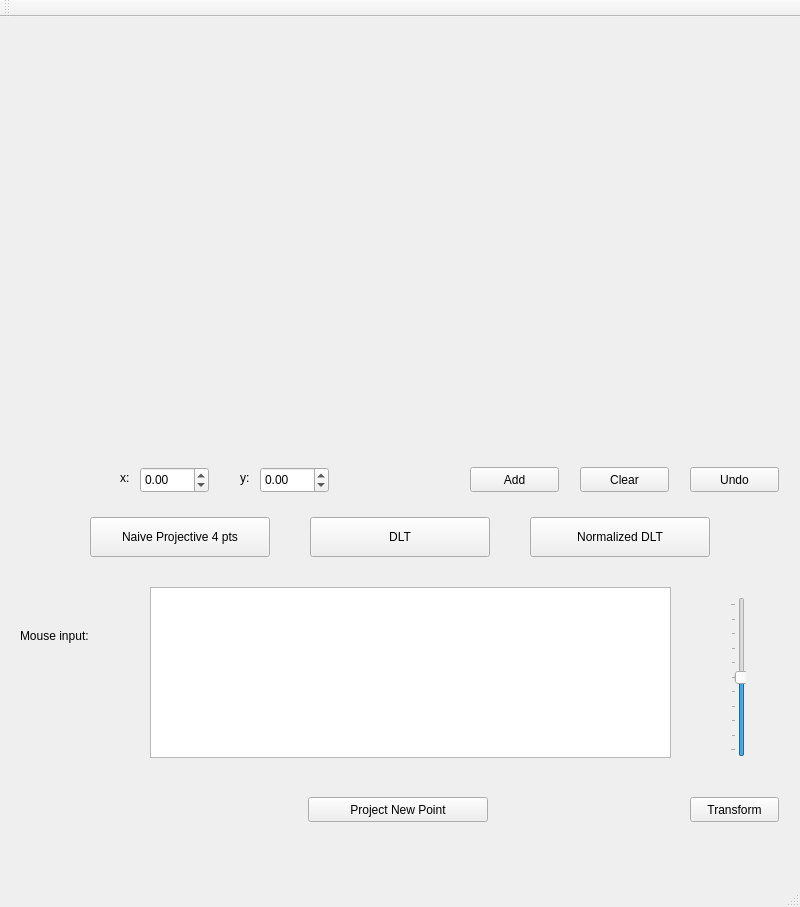
<?xml version="1.0" encoding="UTF-8"?>
<ui version="4.0">
 <class>MainWindow</class>
 <widget class="QMainWindow" name="MainWindow">
  <property name="geometry">
   <rect>
    <x>0</x>
    <y>0</y>
    <width>800</width>
    <height>907</height>
   </rect>
  </property>
  <property name="windowTitle">
   <string>DLT</string>
  </property>
  <property name="autoFillBackground">
   <bool>true</bool>
  </property>
  <widget class="QWidget" name="centralWidget">
   <widget class="QCustomPlot" name="plot" native="true">
    <property name="geometry">
     <rect>
      <x>0</x>
      <y>0</y>
      <width>801</width>
      <height>441</height>
     </rect>
    </property>
   </widget>
   <widget class="QPushButton" name="btAdd">
    <property name="geometry">
     <rect>
      <x>470</x>
      <y>450</y>
      <width>89</width>
      <height>25</height>
     </rect>
    </property>
    <property name="text">
     <string>Add</string>
    </property>
   </widget>
   <widget class="QDoubleSpinBox" name="dsX">
    <property name="geometry">
     <rect>
      <x>140</x>
      <y>450</y>
      <width>69</width>
      <height>26</height>
     </rect>
    </property>
    <property name="minimum">
     <double>-10.000000000000000</double>
    </property>
    <property name="maximum">
     <double>10.000000000000000</double>
    </property>
   </widget>
   <widget class="QDoubleSpinBox" name="dsY">
    <property name="geometry">
     <rect>
      <x>260</x>
      <y>450</y>
      <width>69</width>
      <height>26</height>
     </rect>
    </property>
    <property name="minimum">
     <double>-10.000000000000000</double>
    </property>
    <property name="maximum">
     <double>10.000000000000000</double>
    </property>
   </widget>
   <widget class="QPushButton" name="btClear">
    <property name="geometry">
     <rect>
      <x>580</x>
      <y>450</y>
      <width>89</width>
      <height>25</height>
     </rect>
    </property>
    <property name="text">
     <string>Clear</string>
    </property>
   </widget>
   <widget class="QLabel" name="label">
    <property name="geometry">
     <rect>
      <x>120</x>
      <y>450</y>
      <width>21</width>
      <height>21</height>
     </rect>
    </property>
    <property name="text">
     <string>x:</string>
    </property>
   </widget>
   <widget class="QLabel" name="label_2">
    <property name="geometry">
     <rect>
      <x>240</x>
      <y>450</y>
      <width>16</width>
      <height>21</height>
     </rect>
    </property>
    <property name="text">
     <string>y:</string>
    </property>
   </widget>
   <widget class="QPushButton" name="btNaive">
    <property name="geometry">
     <rect>
      <x>90</x>
      <y>500</y>
      <width>180</width>
      <height>40</height>
     </rect>
    </property>
    <property name="text">
     <string>Naive Projective 4 pts</string>
    </property>
   </widget>
   <widget class="QPlainTextEdit" name="ptOut">
    <property name="geometry">
     <rect>
      <x>150</x>
      <y>570</y>
      <width>521</width>
      <height>171</height>
     </rect>
    </property>
    <property name="readOnly">
     <bool>true</bool>
    </property>
   </widget>
   <widget class="QLabel" name="lbOut">
    <property name="geometry">
     <rect>
      <x>200</x>
      <y>550</y>
      <width>391</width>
      <height>20</height>
     </rect>
    </property>
    <property name="text">
     <string/>
    </property>
   </widget>
   <widget class="QPushButton" name="btDLT">
    <property name="geometry">
     <rect>
      <x>310</x>
      <y>500</y>
      <width>180</width>
      <height>40</height>
     </rect>
    </property>
    <property name="text">
     <string>DLT</string>
    </property>
   </widget>
   <widget class="QPushButton" name="btNormalizedDLT">
    <property name="geometry">
     <rect>
      <x>530</x>
      <y>500</y>
      <width>180</width>
      <height>40</height>
     </rect>
    </property>
    <property name="text">
     <string>Normalized DLT</string>
    </property>
   </widget>
   <widget class="QLabel" name="lbInX">
    <property name="geometry">
     <rect>
      <x>20</x>
      <y>640</y>
      <width>91</width>
      <height>17</height>
     </rect>
    </property>
    <property name="text">
     <string/>
    </property>
   </widget>
   <widget class="QLabel" name="lbInY">
    <property name="geometry">
     <rect>
      <x>20</x>
      <y>670</y>
      <width>91</width>
      <height>17</height>
     </rect>
    </property>
    <property name="text">
     <string/>
    </property>
   </widget>
   <widget class="QLabel" name="label_3">
    <property name="geometry">
     <rect>
      <x>20</x>
      <y>610</y>
      <width>91</width>
      <height>17</height>
     </rect>
    </property>
    <property name="text">
     <string>Mouse input:</string>
    </property>
   </widget>
   <widget class="QSlider" name="vsScale">
    <property name="geometry">
     <rect>
      <x>730</x>
      <y>580</y>
      <width>16</width>
      <height>160</height>
     </rect>
    </property>
    <property name="maximum">
     <number>10</number>
    </property>
    <property name="singleStep">
     <number>1</number>
    </property>
    <property name="pageStep">
     <number>1</number>
    </property>
    <property name="value">
     <number>5</number>
    </property>
    <property name="orientation">
     <enum>Qt::Vertical</enum>
    </property>
    <property name="tickPosition">
     <enum>QSlider::TicksAbove</enum>
    </property>
   </widget>
   <widget class="QPushButton" name="btTransform">
    <property name="geometry">
     <rect>
      <x>690</x>
      <y>780</y>
      <width>89</width>
      <height>25</height>
     </rect>
    </property>
    <property name="text">
     <string>Transform</string>
    </property>
   </widget>
   <widget class="QLabel" name="lbNewPoint1">
    <property name="geometry">
     <rect>
      <x>200</x>
      <y>750</y>
      <width>391</width>
      <height>20</height>
     </rect>
    </property>
    <property name="text">
     <string/>
    </property>
   </widget>
   <widget class="QLabel" name="lbNewPoint2">
    <property name="geometry">
     <rect>
      <x>200</x>
      <y>810</y>
      <width>391</width>
      <height>20</height>
     </rect>
    </property>
    <property name="text">
     <string/>
    </property>
   </widget>
   <widget class="QPushButton" name="btNewPoint">
    <property name="geometry">
     <rect>
      <x>308</x>
      <y>780</y>
      <width>180</width>
      <height>25</height>
     </rect>
    </property>
    <property name="text">
     <string>Project New Point</string>
    </property>
   </widget>
   <widget class="QPushButton" name="btUndo">
    <property name="geometry">
     <rect>
      <x>690</x>
      <y>450</y>
      <width>89</width>
      <height>25</height>
     </rect>
    </property>
    <property name="text">
     <string>Undo</string>
    </property>
   </widget>
  </widget>
  <widget class="QMenuBar" name="menuBar">
   <property name="geometry">
    <rect>
     <x>0</x>
     <y>0</y>
     <width>800</width>
     <height>22</height>
    </rect>
   </property>
  </widget>
  <widget class="QToolBar" name="mainToolBar">
   <attribute name="toolBarArea">
    <enum>TopToolBarArea</enum>
   </attribute>
   <attribute name="toolBarBreak">
    <bool>false</bool>
   </attribute>
  </widget>
  <widget class="QStatusBar" name="statusBar"/>
 </widget>
 <layoutdefault spacing="6" margin="11"/>
 <customwidgets>
  <customwidget>
   <class>QCustomPlot</class>
   <extends>QWidget</extends>
   <header>qcustomplot.h</header>
   <container>1</container>
  </customwidget>
 </customwidgets>
 <resources/>
 <connections/>
</ui>
